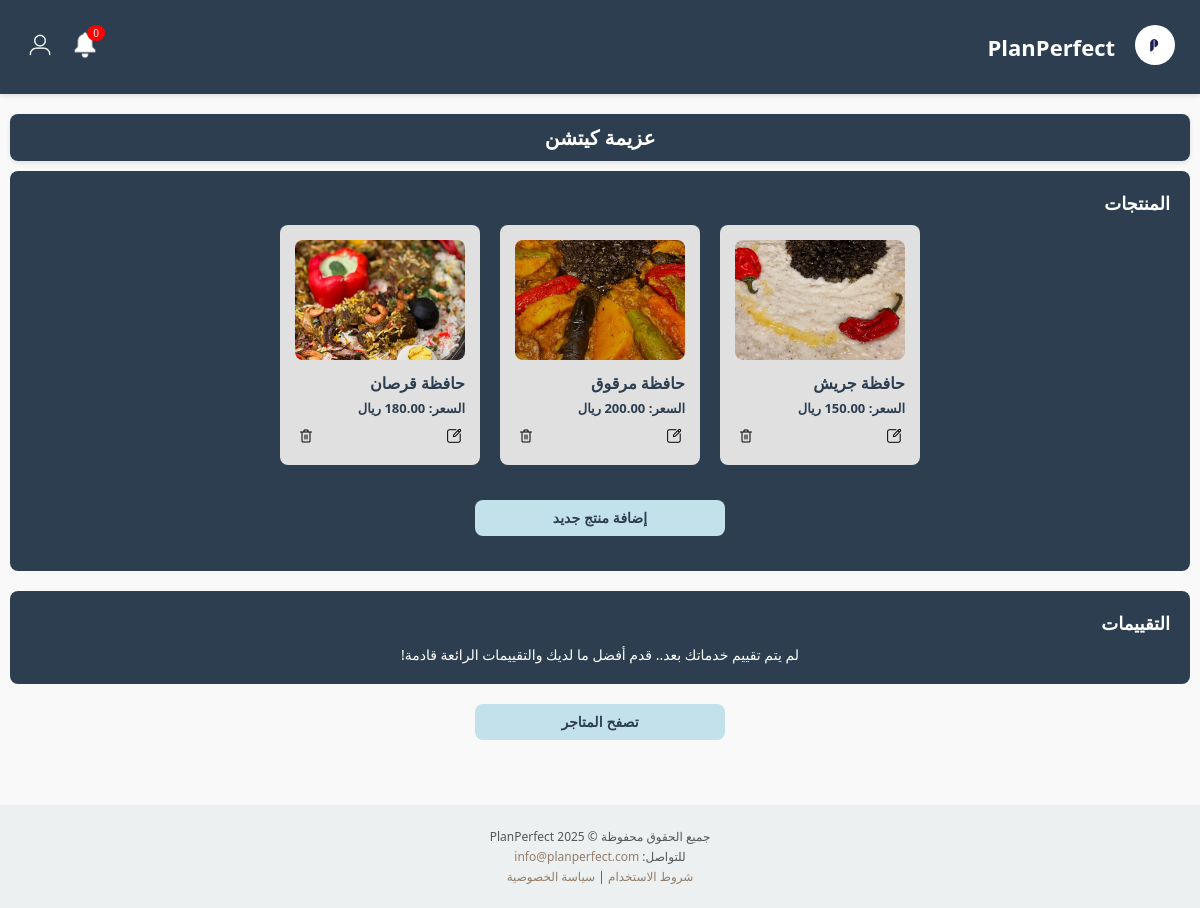
/VenderHomepage.php (signed in), run on the app's committed database.
### tables this page shows
CREATE TABLE `vendor` (
  `vendorID` int(11) NOT NULL,
  `businessname` varchar(100) NOT NULL,
  `address` text NOT NULL
);

CREATE TABLE `service` (
  `serviceID` int(11) NOT NULL,
  `vendorID` int(11) NOT NULL,
  `serviceName` varchar(100) NOT NULL,
  `description` text NOT NULL,
  `price` decimal(65,0) NOT NULL,
  `imageURL` varchar(100) NOT NULL
);

### VenderHomepage.php (the view, shortened to what this page needs)
<!DOCTYPE html>
<?php
include 'db.php';
$userID = $_SESSION['userID'];
$vendorStmt = $conn->prepare("SELECT businessname, address FROM vendor WHERE vendorID = ?");
$vendorStmt->bind_param("i", $userID);
$vendorStmt->execute();
$vendorResult = $vendorStmt->get_result();
$vendor = $vendorResult->fetch_assoc();
$servicesStmt = $conn->prepare("SELECT * FROM service WHERE vendorID = ?");
$servicesStmt->bind_param("i", $userID);
$servicesStmt->execute();
$servicesResult = $servicesStmt->get_result();
$services = $servicesResult->fetch_all(MYSQLI_ASSOC);
$serviceIDs = array_column($services, 'serviceID');
$reviewData = [];
if (!empty($serviceIDs)) {
    $placeholders = implode(',', array_fill(0, count($serviceIDs), '?'));
    $types = str_repeat('i', count($serviceIDs));
    $reviewQuery = "SELECT * FROM reviews WHERE serviceID IN ($placeholders)";
    $stmt = $conn->prepare($reviewQuery);
    $stmt->bind_param($types, ...$serviceIDs);
    $stmt->execute();
    $reviewsResult = $stmt->get_result();
    $reviewData = $reviewsResult->fetch_all(MYSQLI_ASSOC);
}
?>
<html lang="ar" dir="rtl">
<head>
    <link rel="stylesheet" href="styles.css">
    <header>
        <div class="header-container">
            <div class="logo-container">
                <a href="VenderHomepage.php">
                    <img src="images/logo.png" alt="الرئيسية" class="logo">
                </a>
                <h1>PlanPerfect</h1>
            </div>
            <div class="icons-container">
                <div class="notification-wrapper">
                    <img src="images/notification.png" id="notificationIcon" style="width: 30px; cursor: pointer;">
                    <span id="notificationCount">0</span>
                </div>
                <div class="profile-container" id="profileButton">
                    <img src="images/profile.png" alt="البروفايل" class="profile-icon">
                </div>
            </div>
        </div>
    </header>
    <main>
        <h2 class="store-name"><?= htmlspecialchars($vendor['businessname']) ?></h2>
        <section class="products-container">
            <h2 class="section-title" style="color: white; margin-top: 0;">المنتجات</h2>
            <div class="items-row">
                <?php if (count($services) === 0): ?>
                    <p style="text-align:center; font-size: 18px; color: white; margin-top: 20px;">
                        لم تقم بإضافة أي خدمات بعد... <br>
                        ابدأ الآن، دع العالم يرى تميزك!
                    </p>
                <?php else: ?>
                    <?php foreach ($services as $service): ?>
                    <div class="item">
                        <div class="item-image">
                            <img src="<?= htmlspecialchars($service['imageURL'] ?: 'images/placeholder.png') ?>" alt="<?= htmlspecialchars($service['serviceName']) ?>">
                        </div>
                        <div class="item-info">
                            <h3 class="item-title"><?= htmlspecialchars($service['serviceName']) ?></h3>
                            <p class="item-price">السعر: <?= number_format($service['price'], 2) ?> ريال</p>
                            <div class="action-buttons">
                                <button class="edit-button" onclick="window.location.href='edit.html?id=<?= $service['serviceID'] ?>'">
                                    <img src="images/edit_1.png" alt="تعديل">
                                </button>
                                <button class="delete-button" onclick="deleteService(<?= $service['serviceID'] ?>, this)">
                                    <img src="images/delete_1.png" alt="حذف">
                                </button>
                            </div>
                        </div>
                    </div>
                    <?php endforeach; ?>
                <?php endif; ?>
            </div>
            <button class="add-product-button" onclick="window.location.href='add.html'">إضافة منتج جديد</button>
        </section>
        <section class="reviews-section">
            <h2 class="section-title" style="color: white; margin-top: 0;">التقييمات</h2>
            <div class="reviews-row">
                <?php if (count($reviewData) === 0): ?>
                    <p style="color: white; text-align: center;">لم يتم تقييم خدماتك بعد.. قدم أفضل ما لديك والتقييمات الرائعة قادمة!</p>
                <?php endif; ?>
            </div>
        </section>
        <button class="browse-stores" onclick="window.location.href='CustomerHomepage.php'">تصفح المتاجر</button>
    </main>
<footer>
    <div class="footer-content">
        <p>جميع الحقوق محفوظة © PlanPerfect 2025</p>
        <p>للتواصل: <a href="mailto:info@planperfect.com">info@planperfect.com</a></p>
        <p><a href="#">شروط الاستخدام</a> | <a href="#">سياسة الخصوصية</a></p>
    </div>
</footer>
</body>
</html>

### styles.css (style rules this page uses)
* { box-sizing: border-box; margin: 0; padding: 0; }
header { background-color: var(--primary-color); padding: 10px; color: white; box-shadow: 0 2px 5px rgba(0, 0, 0, 0.1); }
.header-container { display: flex; justify-content: space-between; align-items: center; max-width: 100%; margin: 0 auto; padding: 15px; }
.logo-container { display: flex; align-items: center; gap: 10px; margin-left: 10px; }
.logo { width: 40px; height: 40px; object-fit: contain; background-color: var(--light-color); border-radius: 50%; padding: 3px; }
.icons-container { display: flex; align-items: center; gap: 15px; }
.profile-icon, .home-icon, .cart-icon, .fav-icon, .pre-icon { width: 30px; height: 30px; cursor: pointer; transition: transform 0.2s; object-fit: contain; }
header h1 { margin: 0; font-size: 22px; font-weight: bold; }
main { padding: 10px; max-width: 100%; margin: 0 auto; }
footer { background-color: var(--primary-color); padding: 15px; color: var(--light-color); margin-top: 20px; }
.footer-content { max-width: 100%; margin: 0 auto; text-align: center; }
footer p { margin: 3px 0; font-size: 12px; }
footer a { color: #937e6c; text-decoration: none; }

### VenderHomepage.php (style rules this page uses)
.header-container { display: flex; justify-content: space-between; align-items: center; background-color: var(--primary-color); padding: 15px; color: var(--light-color); }
.logo-container { display: flex; align-items: center; }
.logo { height: 40px; margin-left: 10px; }
.icons-container { display: flex; align-items: center; gap: 15px; }
.profile-icon, .notificationIcon { width: 30px; height: 30px; cursor: pointer; transition: transform 0.2s; }
.store-name { font-size: 20px; font-weight: bold; background-color: var(--primary-color); color: var(--light-color); padding: 10px; border-radius: var(--border-radius); margin: 10px 0; text-align: center; box-shadow: 0 2px 5px rgba(0, 0, 0, 0.1); }
.section-title { font-size: 18px; margin: 15px 0 10px; color: var(--primary-color); text-align: right; }
.products-container { background-color: var(--primary-color); padding: 20px; border-radius: var(--border-radius); margin-bottom: 20px; display: flex; flex-direction: column; }
.items-row { display: flex; justify-content: center; gap: 20px; flex-wrap: wrap; margin-bottom: 20px; }
.item { width: 200px; background: var(--card-bg-color, #f5f5f5); padding: 15px; border-radius: var(--border-radius, 8px); text-align: right; transition: transform 0.2s, box-shadow 0.2s; }
.item-image img { width: 100%; height: 120px; object-fit: cover; border-radius: var(--border-radius, 8px); }
.item-info { margin-top: 8px; }
.item-title { font-size: 16px; margin-bottom: 3px; font-weight: bold; }
.item-price { margin: 5px 0; font-weight: bold; color: #2c3e50; font-size: 13px; }
.action-buttons { display: flex; justify-content: space-between; margin-top: 8px; }
.edit-button, .delete-button { background: none; border: none; cursor: pointer; padding: 3px; border-radius: 4px; transition: background-color 0.2s; }
.edit-button img, .delete-button img { width: 16px; height: 16px; }
.reviews-section { background-color: var(--primary-color); padding: 20px; border-radius: var(--border-radius); margin-bottom: 20px; }
.reviews-row { display: flex; justify-content: center; gap: 20px; flex-wrap: wrap; }
.browse-stores, .add-product-button { display: block; width: 100%; max-width: 250px; margin: 15px auto; padding: 10px; color: #2c3e50; border: none; border-radius: var(--border-radius); font-size: 14px; cursor: pointer; transition: background-color 0.3s, transform 0.2s; font-weight: bold; background-color: #c3e1eb; }
.notification-wrapper { position: relative; overflow: visible; z-index: 1000; }
#notificationCount { position: absolute; top: -5px; right: -5px; background: red; color: white; border-radius: 50%; padding: 2px 6px; font-size: 10px; display: none; min-width: 16px; height: 16px; display: flex; align-items: center; justify-content: center; }
footer { text-align: center; padding: 20px; background-color: #ecf0f1; color: #555; font-size: 14px; margin-top: 40px; }

### data on the page
vendor: businessname "عزيمة كيتشن"
service: imageURL (picture), serviceName "حافظة جريش"
service: imageURL (picture), serviceName "حافظة مرقوق"
service: imageURL (picture), serviceName "حافظة قرصان"
